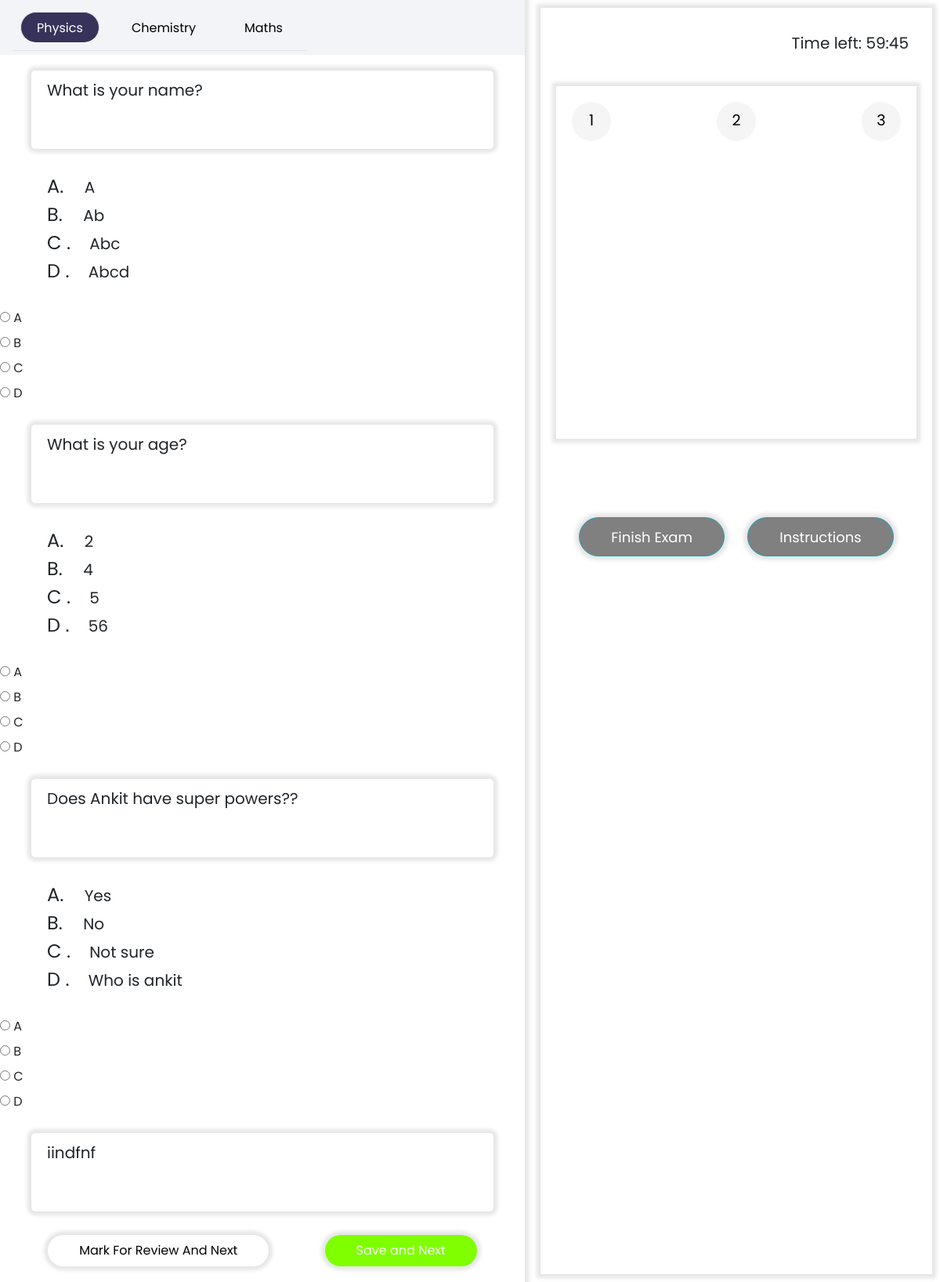
The page /quiz/startQuiz/5fee4ttt on the database its author committed.
### quiz/models.py (models this page shows)
class Question(models.Model):
    statement = models.TextField(unique = True)
    optionA = models.TextField()
    optionB = models.TextField()
    optionC = models.TextField()
    optionD = models.TextField()
    CorrectOption = models.CharField(max_length = 2)
    questionId = models.TextField(unique = True)
    subject = models.CharField(max_length = 50, null = False)
    test = models.ForeignKey(Test, unique = False, on_delete = models.CASCADE)

### quiz/views.py (the view)
# urls.py: path('quiz/', include('quiz.urls'))
def quiz(request, id):
    test = Test.objects.get(testId = id)
    questions = test.question_set.all()
    physics_questions = test.question_set.filter(subject = 'physics')
    chemistry_questions = test.question_set.filter(subject = 'chemistry')
    maths_questions = test.question_set.filter(subject = 'maths')
    phy_dict = dict()
    math_dict = dict()
    chem_dict = dict()
    counter = 1
    for p in physics_questions:
        phy_dict[counter] = p
        counter += 1
    counter = 1
    for c in chemistry_questions:
        chem_dict[counter] = c
        counter += 1
    counter = 1
    for m in maths_questions:
        math_dict[counter] = m
        counter += 1
    temp = None
    user_is_on = 0
    context = {
        'phys_dict' : phy_dict,
        'maths_dict' : math_dict,
        'chem_dict' : chem_dict,
        'temp' : temp,
        'user_is_on' : user_is_on
    }
    print("-----------------------------------------")
    print(phy_dict)
    print("-----------------------------------------")
    score = 0
    options = list()
    if request.method == 'POST':
        for i in range(90):
            options.append(request.POST.get(questions[i].questionId))
        for option in options:
            if option == questions[i].CorrectOption:
                score += 1
            elif option == None:
                pass
            else:
                score -= 1
        return redirect('quiz')
    else:
        return render(request, 'quiz/quiz.html', context)

### quiz/templates/quiz/quiz.html (shortened to what this page needs)
<!doctype html>
<html lang="en">
	<head>
        <link rel="stylesheet" href="https://stackpath.bootstrapcdn.com/bootstrap/4.5.2/css/bootstrap.min.css">
	</head>
    <body>
        <form class="wrapper">
            <div class="main">
                <nav class="navbar navbar-expand-lg navbar-dark " style="height: 70px;">
					<div class="collapse navbar-collapse" id="navbarSupportedContent">
                        <ul class="navbar-nav mr-auto nav nav-tabs">
                            <li class="nav-item">
								<a class="nav-link active" id="physics" href="#" onclick="changeClass(this)">Physics</a>
							</li>
							<li class="nav-item">
	    						<a class="nav-link" id="chemistry" href="#" onclick="changeClass(this)">Chemistry</a>
							</li>
							<li class="nav-item">
								<a class="nav-link" id="maths" href="#" onclick="changeClass(this)">Maths</a>
                            </li>
                        </ul>
					</div>
                </nav>
                <div class="main-section">
                    <div id="physics" class="question-section tab-content">
                        {% for i, j in phys_dict.items %}
                            <div class="question-statement">
                                <p id="{{ j.questionId }}">{{ j.statement }}</p>
                            </div>
                            <div class="answer-section">
                                <div>
                                    <span>A. </span>
                                    <p>{{ j.optionA }}</p>
                                </div>
                                <div>
                                    <span>B. </span>
                                    <p>{{ j.optionB }}</p>
                                </div>
                                <div>
                                    <span>C .</span>
                                    <p>{{ j.optionC }}</p>
                                </div>
                                <div>
                                    <span>D .</span>
                                    <p>{{ j.optionD }}</p>
                                </div>
                            </div>
                            <input type="radio" id="male" name="{{ j.questionId }}" value="A">
                            <label for="male">A</label><br>
                            <input type="radio" id="female" name="{ {j.questionId }}" value="B">
                            <label for="female">B</label><br>
                            <input type="radio" id="other" name="{{ j.questionId }}" value="C">
                            <label for="other">C</label><br>
                            <input type="radio" id="other" name="{{ j.questionId }}" value="D">
                            <label for="other">D</label>
                        {% endfor %}
                    </div>
                    <div id="chemistry" class="question-section tab-content">
                        {% for i, j in chem_dict.items %}
                        <div class="question-statement">
                            <p id="{{ j.questionId }}">{{ j.statement }}</p>
                        </div>
                        {% endfor %}
                    </div>
                    <div class="question-footer">
                        <ul class="navbar-nav mr-auto">
                            <li class="nav-item">
                                <a class="nav-link active" href="#">Mark For Review And Next</a>
                            </li>
                            <li class="nav-item">
                                <a class="nav-link" href="">Save and Next</a>
                            </li>
                        </ul>
                    </div>
                </div>
            </div>
            <div class="question-part">
                <div class="timer">
                    <p class="timer-para">Time left: 59:45</p>
                </div>
                <div class="questions tab-content">
                    <ul id="physics" class="physics-ul active navbar-nav mr-auto questionaire">
                        {% for i in phys_dict.keys%}
                            {% if i == 1 %}
                                <li class="nav-item">
                                    <a class="nav-link active" href="" >{{ i }}</a>
                            </li>
                            {% else %}
                                <li class="nav-item">
                                    <a class="nav-link" href="#" id="">{{ i }}</a>
                                </li>
                            {% endif %}
                        {% endfor %}
                    </ul>
                </div>
                <div class="options">
                    <button class="btn btn-info">Finish Exam</button>
                    <button class="btn btn-info">Instructions</button>
                </div>
            </div>
        </form>
    </body>
</html>

### quiz/templates/quiz/quiz.html (style rules this page uses)
* { padding: 0; margin: 0; font-family: Poppins; }
a { text-decoration: none; }
li { list-style-type: none!important; }
body { width: 100%; height: 100vh; overflow: hidden!important; }
.wrapper { width: 100%; height: 100vh; overflow: hidden!important; display: flex; flex-direction: row; }
.wrapper .main { overflow: hidden; width: calc(100% - 530px); height: 100vh; display: flex; flex-direction: column; margin: 0 10px; margin-left: 0; box-shadow: 0 0 5px 5px rgba(0, 0, 0, 0.1); }
.wrapper .main div.main-section { overflow-x: hidden; overflow-y: scroll; display: inherit; flex-direction: column; justify-content: space-between; height: calc(100vh - 70px); }
.wrapper .main .navbar { height: 70px; width: 100%; color: #000; background: #f3f4f7; }
.wrapper .main .navbar div ul li.nav-item a.nav-link { color: black!important; margin: 10px; padding: 8px 20px; height: 40px; border-radius: 20px; }
.wrapper .main .navbar div ul li.nav-item a.active.nav-link, .wrapper .main .navbar div ul li.nav-item:hover a.nav-link { color: #fff!important; background-color: #37325A; }
.wrapper .main div .question-footer { height: 70px; width: 100%; }
.wrapper .main div .question-footer ul { display: flex; padding: 0; margin: 0; width: 100%; flex-direction: row; height: 70px; justify-content: space-evenly; }
.wrapper .main div .question-footer ul li a.nav-link { color: black; width: auto; padding: 8px 40px; margin: 10px; border-radius: 20px; box-shadow: 0 0 5px 5px rgba(0, 0, 0, 0.1); }
.wrapper .main div .question-footer ul li:last-child a.nav-link { color: white!important; background-color: chartreuse; }
.wrapper .question-part { background-color: white; width: 500px; overflow: hidden; margin: 10px; padding: 20px; box-shadow: 0 0 5px 5px rgba(0, 0, 0, 0.1); }
.timer { height: 40px; margin: 0; text-align: end; height: 70px; padding: 10px; font-size: 20px; }
.questionaire { display: flex!important; flex-direction: row; flex-wrap: wrap; justify-content: space-between; text-align: center; height: 450px; box-shadow: 0 0 5px 5px rgba(0, 0, 0, 0.1); overflow-y: scroll; background-color: white; }
.questionaire li { height:50px; width:50px; margin:20px; }
.questionaire .nav-link { font-size:120%; background-color:whitesmoke; color:black; padding:10px 5px; text-align:center; width: 50px; height: 50px; border-radius: 50%; }
.options { margin-bottom: auto; margin-top: 100px; display:flex; flex-direction:row; justify-content:space-evenly; }
.options .btn { color: white !important; background-color: gray !important; font-size: 18px; box-shadow:0 0 5px 5px rgba(0, 0, 0, 0.1); padding: 8px 40px; height: 50px; border-radius: 25px; }
.questions ul { margin-top:10px; margin-bottom:10px; }
.question-statement { width: calc(100% - 80px); margin: 20px 40px; box-shadow: 0 0 5px 5px rgba(0, 0, 0, 0.1); padding: 10px 20px; border-radius: 5px; min-height: 100px; }
.question-statement p { font-size: 20px; font-family: Poppins; }
.answer-section { width: calc(100% - 80px); margin: 20px 40px; margin-bottom: 20px; padding: 10px 20px; }
.answer-section div span { font-size: 24px; font-family: Poppins; margin-right: 20px; display: inline; height: 100%; }
.answer-section div p { font-size: 20px; font-family: Poppins; display: inline; }
ul.active { display: flex!important; }

### rows shown on the page
Question: statement "What is your name?", optionA "A", optionB "Ab", optionC "Abc", optionD "Abcd"
Question: statement "What is your age?", optionA "2", optionB "4", optionC "5", optionD "56"
Question: statement "Does Ankit have super powers??", optionA "Yes", optionB "No", optionC "Not sure", optionD "Who is ankit"
Question: statement "iindfnf"

### other values the page prints
{{ i }} "1"
{{ i }} "2" "3"
